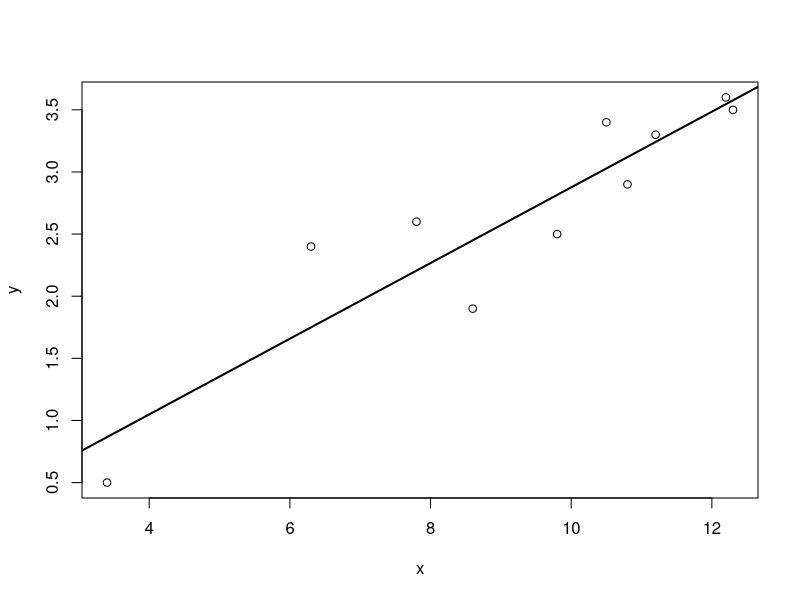
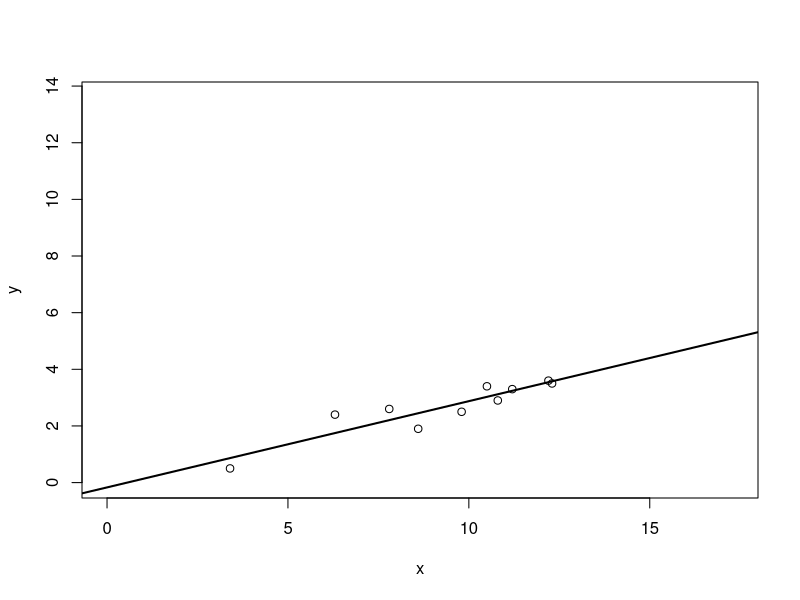

Here is the R script that generated these plots, in order:
x <- c(9.8, 6.3, 10.5, 11.2, 3.4, 7.8, 10.8, 8.6, 12.2, 12.3)
y <- c(2.5, 2.4, 3.4, 3.3, 0.5, 2.6, 2.9, 1.9, 3.6, 3.5)
n <- length(x)

xbar <- mean(x)
ybar <- mean(y)

x2 <- sum(x**2)
y2 <- sum(y**2)

b <- (sum(x*y)-n*xbar*ybar)/(x2-n*xbar**2)
a <- ybar - b*xbar

# otra recta de regresión: cambiar el nombre de x por el de y
b1 <- (sum(x*y)-n*xbar*ybar)/(y2-n*ybar**2)
a1 <- xbar - b1*ybar

# calcular y para un x dado
xi = 15
yi = a + b * xi

yi = 5
xi = (yi-a)/b

# pearson correlation
pearson = cov(x,y)/(sd(x)*sd(y))
pearson = sqrt(b*b1) #multiplicamos el b para cada recta
pearson = cor(x,y)

# coeficiente de determinacion: porcentaje de los cambios en una variable explicados por cambios en la otra
cd = (pearson**2) * 100

# plot
plot(x,y)
abline(c(a,b), lwd=2)

# usando lm
mod1 <- lm(formula=y ~ x)
plot(x, y, xlim=c(0, max(x)+5), ylim=c(0, max(y)+10))
abline(mod1, lwd=2)
cor(x,y, method='pearson')


